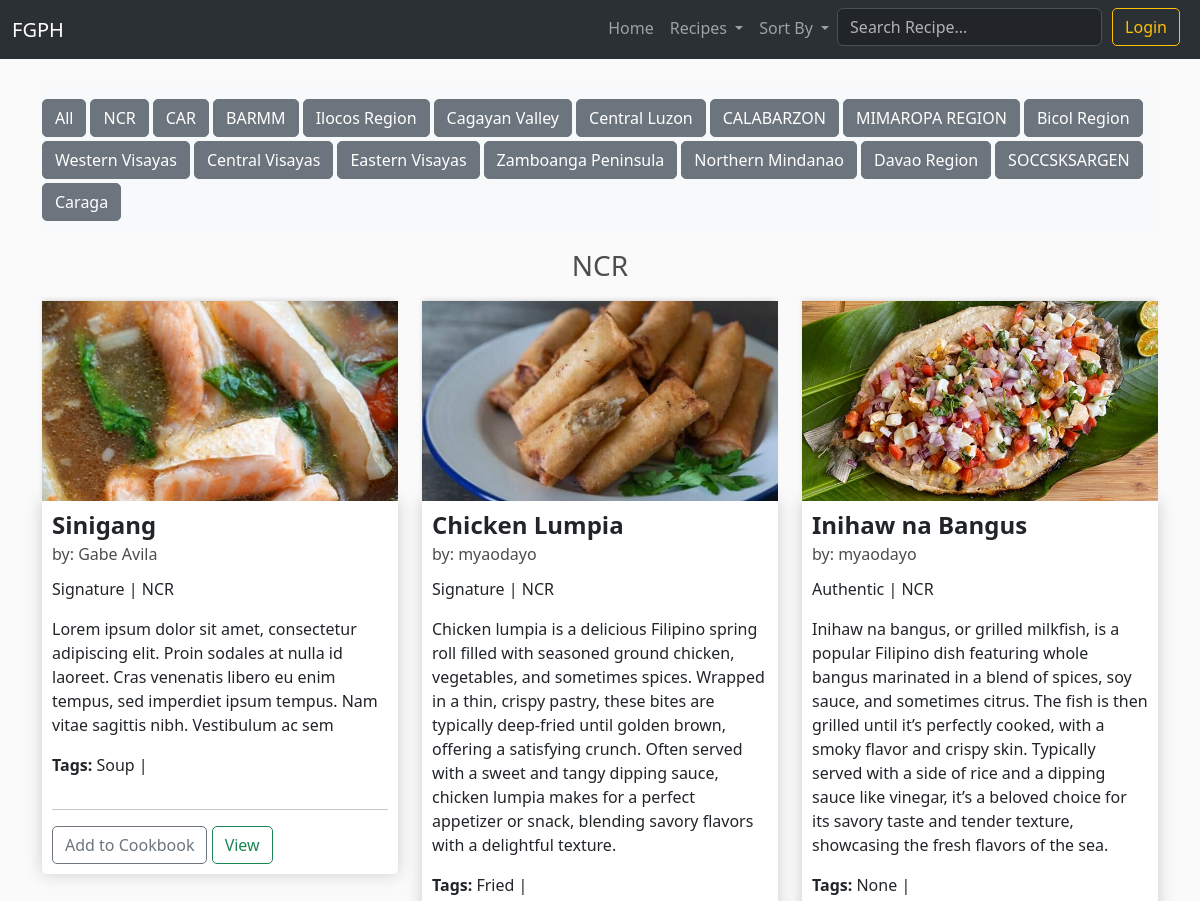
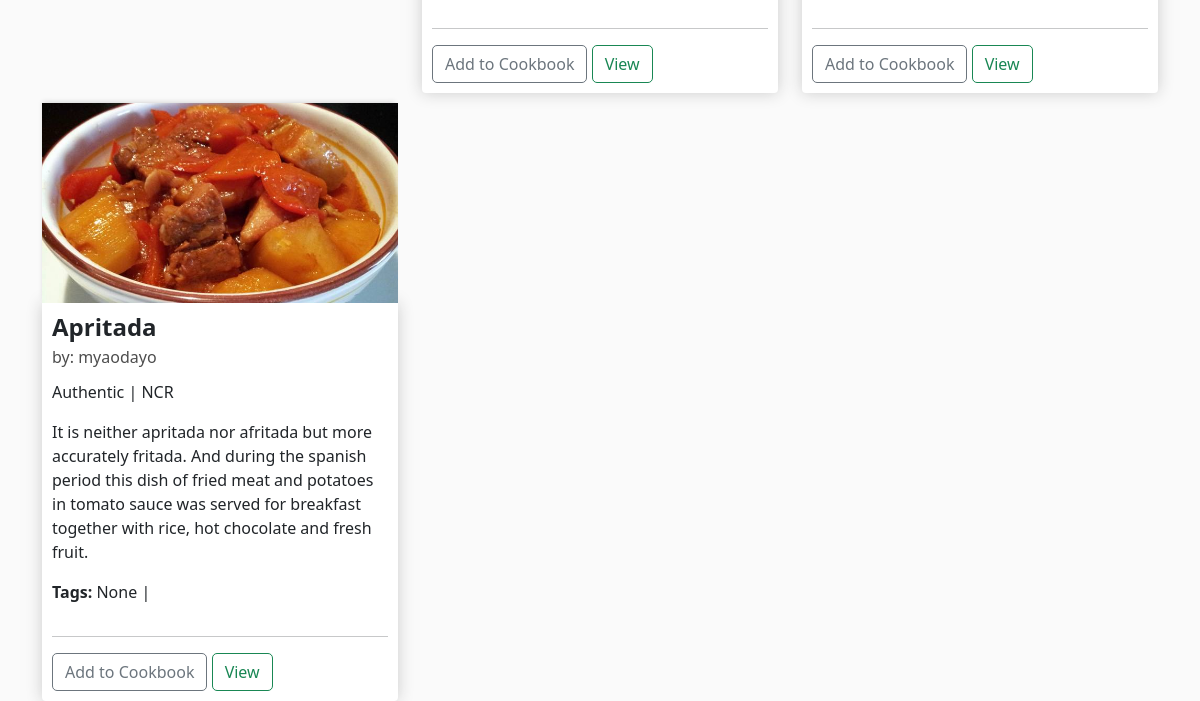
/?region=NCR, run on an earlier commit of the app's database (2 pictures, top to bottom).
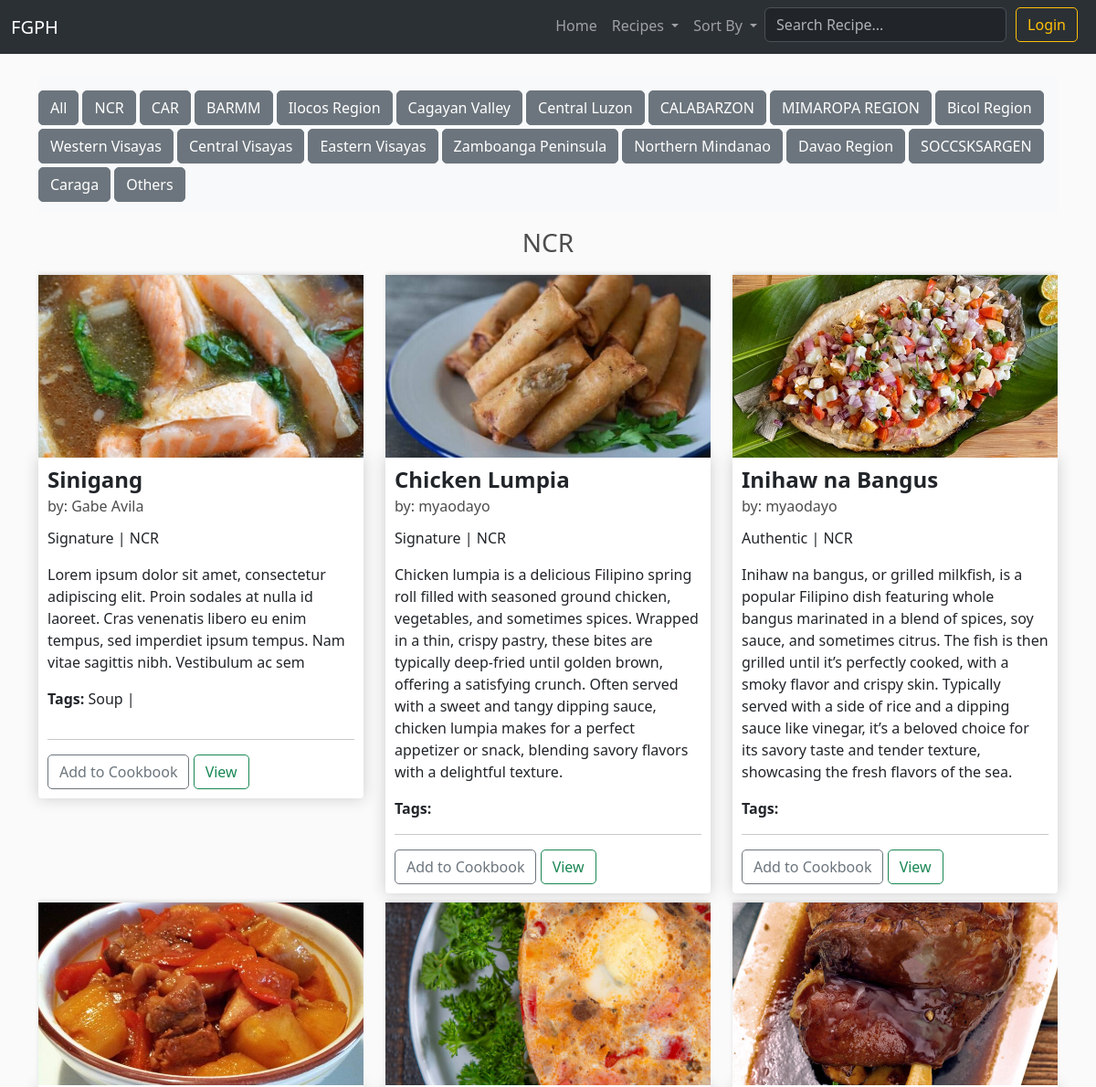
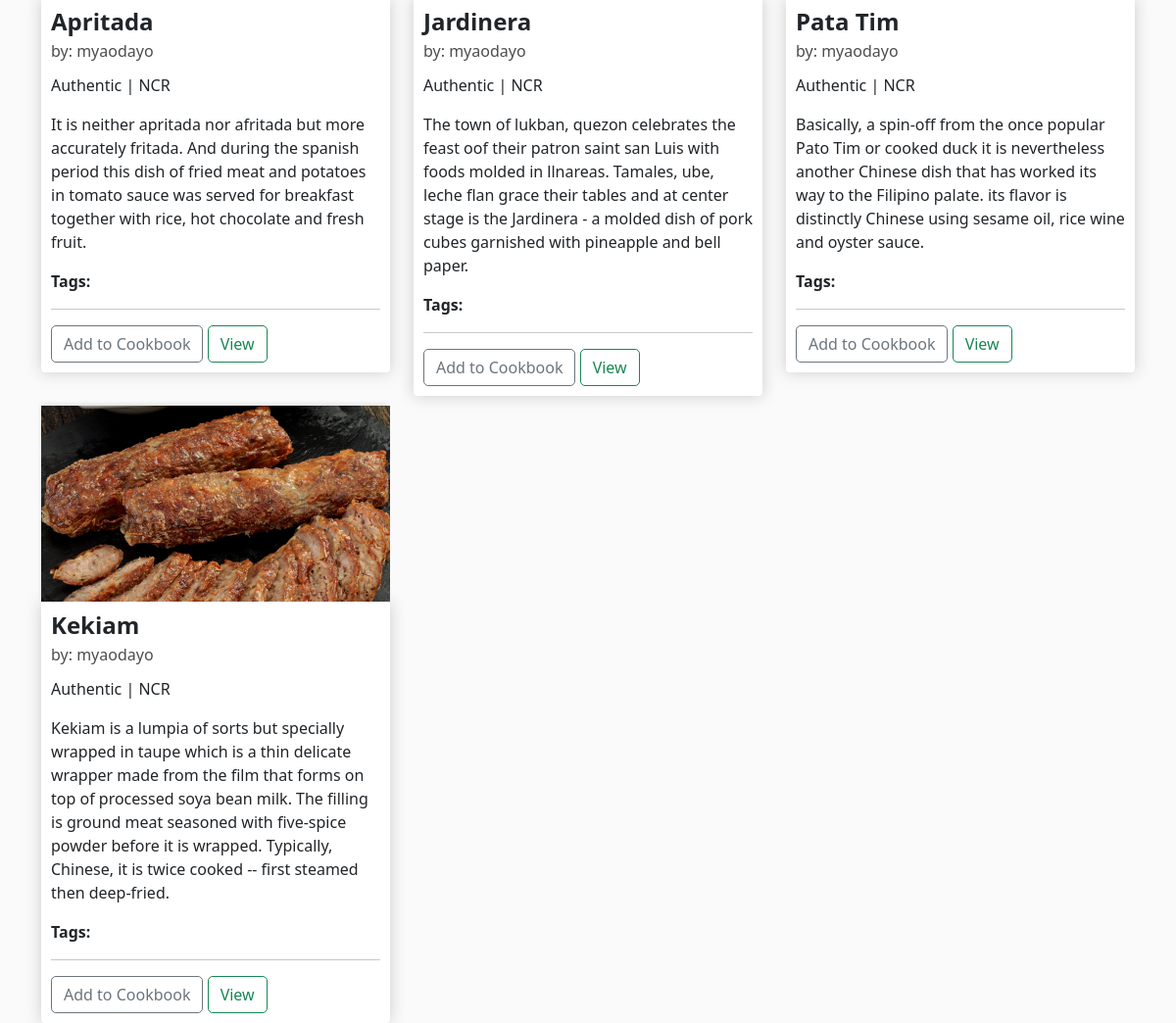
And on a later commit of the database (2 pictures, top to bottom).
### FGPH/models.py (models this page shows, shortened)
class Region(models.Model):
	name = models.CharField(max_length=64, null=True)
	alias = models.CharField(max_length=64, null=True, blank=True)
	order = models.FloatField(null=True, blank=True)
	def __str__(self):
		return self.name

class Recipe(models.Model):
	author = models.ForeignKey(RegisteredUser, null=True, on_delete=models.CASCADE, related_name='recipes')
	name = models.CharField(max_length=64)
	category = models.ForeignKey(Category, null=True, blank=True, on_delete=models.SET_NULL, related_name='recipes')
	tags = models.ManyToManyField(Tag)
	thumbnail = models.ImageField(default='placeholder.png')
	region = models.ForeignKey(Region, null=True, blank=True, on_delete=models.SET_NULL, related_name='recipes')
	description = models.CharField(max_length=700, null=True, blank=True)
	steps = models.JSONField(null=True)
	ingredients = models.JSONField(null=True)
	preparation_time = models.CharField(max_length=64, null=True, blank=True)
	serving_size = models.IntegerField(
		null=True,
		blank=True,
        validators=[
            MaxValueValidator(500),
            MinValueValidator(1)
        ]
    )
	@property
	def recipeTags(self):
		return self.tags.values_list()
	date_created = models.DateTimeField(auto_now_add=True, null=True)
	date_modified = models.DateTimeField(auto_now=True, null=True)
	@property
	def recipeSteps(self):
		return json.loads(self.steps)

class RegisteredUser(models.Model):
	user = models.OneToOneField(User, null=True, blank=True, on_delete=models.CASCADE)
	name = models.CharField(max_length=200, null=True)
	email = models.CharField(max_length=200)
	title = models.CharField(default="", max_length=200, blank=True)
	profile_pic = models.ImageField(default="pfp.png", null=True, blank=True)
	date_created = models.DateTimeField(auto_now_add=True, null=True)
	def __str__(self):
	    return str(self.name)

class Category(models.Model):
	name = models.CharField(max_length=64)
	def __str__(self):
		return self.name
	class Meta:
		verbose_name = "Category"
		verbose_name_plural = "Categories"

class Tag(models.Model):
    name = models.CharField(max_length=64, null=True)

### FGPH/views.py (the view)
# urls.py: path("", views.index, name='home'),
def index(request):
    categories = Category.objects.all()
    regions = Region.objects.all().values().order_by('order')
    if request.user.is_authenticated:
        cookbookAuthor = request.user.registereduser
        cookbook = Cookbook.objects.get(cookbookAuthor=cookbookAuthor)
        pks = cookbook.recipes.values_list('recipe')
        cookbookrecipes = Recipe.objects.filter(id__in=pks)
        print(cookbookrecipes)
    else:
        cookbookrecipes = []
    category = request.GET.get('category')
    region = request.GET.get('region')
    tag = request.GET.get("tag")
    query = request.GET.get("q")
    search = ""
    if category:
        recipes = Recipe.objects.filter(category__name__contains=category)
        search = category
    elif region:
        recipes = Recipe.objects.filter(region__name__contains=region)
        search = region
    elif tag:
        recipes = Recipe.objects.filter(tags__name__contains=tag)
        search = tag
    elif query:
        recipes = Recipe.objects.filter(
            Q(name__icontains=query) | Q(tags__name__icontains=query) | Q(author__name__icontains=query) |
            Q(ingredients__icontains=query) | Q(category__name__icontains=query) | Q(region__name__icontains=query)
            | Q(author__user__username__icontains=query)
        ).distinct()
    else:
        recipes = Recipe.objects.all()
    context = {'recipes': recipes, 'regions': regions, 'categories': categories,
               'cookbookrecipes': cookbookrecipes, 'search': search, 'query': query}
    return render(request, 'FGPH/home.html', context)

### FGPH/templatetags/get_group.py (called while the page is built)
@register.filter(name='has_group')
def has_group(user, group_name):
    return user.groups.filter(name=group_name).exists()

### FGPH/templates/FGPH/home.html (shortened to what this page needs)
{% extends 'FGPH/template.html' %}
{% load static %}
{% block content %}
{% include 'FGPH/sections/regions.html' %}
{% if search %}
<h3 class="mt-3" style="text-align: center;">{{ search }}</h3>
{% elif query %}
<h3 class="mt-3" style="text-align: center;">"{{ query }}"</h3>
{% endif %}
<div class="row">
	{% for recipe in recipes %}
		<div class="col-lg-4">
			<img class="thumbnail" src="{{ recipe.thumbnail.url }}">
			<div class="box-element product">
				<h4 class="card-title"><strong>{{ recipe.name }}</strong></h4>
				<div style="display: inline-flex;">
					<h6 style="line-height: 30px; margin-left: 	0px;">by: {{ recipe.author }}</h6>
				</div>
				<p style="word-wrap: break-word;" class="card-text">{{ recipe.category }} | {{ recipe.region }}</p>
				<p style="word-wrap: break-word;" class="card-text">{{ recipe.description }}</p>
				<div style="display: inline-flex;">
					<p style="word-wrap: break-word;" class="card-text"><strong>Tags:&nbsp;</strong></p>
					{% for id, name in recipe.recipeTags %}
					<p style="word-wrap: break-word;" class="card-text">{{ name }} | &nbsp;</p>
					{% endfor %}
				</div>
				<hr>
				{% if recipe not in cookbookrecipes %}
				<button data-recipe="{{ recipe.id }}" data-action="add" class="btn btn-outline-secondary add-recipe">Add to Cookbook</button>
				{% endif %}
				<a href="{% url 'FGPH:recipe' recipe.id %}" data-recipe="{{ recipe.id }}" class="btn btn-outline-success view-recipe">View</a>
			</div>
		</div>
		{% empty %}
		<h4 class="mt-3" style="text-align: left;">No Results Found...</h4>
	{% endfor %}
</div>
{% endblock content %}

### FGPH/templates/FGPH/template.html (shortened to what this page needs)
<!DOCTYPE html>
{% load static %}
<html lang="en">
<head>
    <link href="https://cdn.jsdelivr.net/npm/bootstrap@5.3.3/dist/css/bootstrap.min.css" rel="stylesheet"></head>
    <link rel="stylesheet" type="text/css" href="{% static 'css/main.css' %}">
    <link rel="stylesheet" href="https://cdn.jsdelivr.net/npm/bootstrap-icons@1.11.3/font/bootstrap-icons.min.css">
<body>
    {% include 'FGPH/sections/navbar.html' %}
    <div class="container">
        <br>
        {% block content %}
        {% endblock content %}
    </div>
</body>
</html>

### FGPH/templates/FGPH/sections/navbar.html (shortened to what this page needs)
{% load get_group %}
<nav class="navbar navbar-expand-lg bg-body-tertiary" data-bs-theme="dark">
  <div class="container-fluid">
    <a class="navbar-brand" href="{% url 'FGPH:home' %}">FGPH</a>
    <div class="collapse navbar-collapse" id="navbarSupportedContent">
      <ul class="navbar-nav ms-auto me-2 mb-2 mb-lg-0">
        <li class="nav-item">
          <a class="nav-link" aria-current="page" href="{% url 'FGPH:home' %}">Home</a>
        </li>
        <li class="nav-item dropdown">
          <a class="nav-link dropdown-toggle" href="#" role="button" data-bs-toggle="dropdown" aria-expanded="false">
            Recipes
          </a>
        </li>
        <li class="nav-item dropdown">
          <a class="nav-link dropdown-toggle" href="#" role="button" data-bs-toggle="dropdown" aria-expanded="false">
            Sort By
          </a>
        </li>
        <li style="margin-right: 10px; margin-bottom: 5px;">
          <form action="{% url 'FGPH:home' %}" method="get">
            <input class="form-control me-2" name="q" type="text" placeholder="Search Recipe..." aria-label="Search">
          </form>
        </li>
        <li>
          <div style="text-align: center;">
            {% if request.user.is_authenticated %}
            <a class="navbar-brand">Hello, {{ request.user.username }}</a>
            {% else %}
            <a href="{% url 'FGPH:login' %}" class="btn btn-outline-warning">Login</a>
            {% endif %}
          </div>
        </li>
      </ul>
    </div>
  </div>
</nav>

### FGPH/templates/FGPH/sections/regions.html (shortened to what this page needs)
<nav class="navbar navbar-expand-lg bg-body-tertiary">
      <div class="collapse navbar-collapse mt-2" id="navbarText">
        <ul id="regionsList" class="nav nav-pills">
            <li class="nav-item">
              <a class="btn btn-secondary me-1 mb-1" aria-current="page" href="{% url 'FGPH:home' %}">All</a>
            </li>
            {% for region in regions %}
            <li class="nav-item">
                <a class="btn btn-secondary me-1 mb-1" data-region="{{ region.name }}" aria-current="page" href="{% url 'FGPH:home' %}?region={{ region.name }}">{{ region.name }}</a>
            </li>
            {% endfor %}
        </ul>
      </div>
  </nav>

### static/css/main.css (style rules this page uses)
body { background-color: hsl(0, 0%, 98%); }
h1,h2,h3,h4,h5,h6 { color:hsl(0, 0%, 30%); }
.box-element { box-shadow:hsl(0, 0%, 80%) 0 0 16px; background-color: #fff; border-radius: 4px; padding: 10px; }
.thumbnail { width: 100%; height: 200px; object-fit: cover; -webkit-box-shadow: -1px -3px 5px -2px rgba(214,214,214,1); -moz-box-shadow: -1px -3px 5px -2px rgba(214,214,214,1); box-shadow: -1px -3px 5px -2px rgba(214,214,214,1); }
.product { border-radius: 0 0 4px 4px; }
.col-lg-4, .col-lg-6, .col-lg-8, .col-lg-12 { margin-top: 10px; }
.btn { border-radius: 5px; }

What changed in the data, as far as the page shows it:
removed Tag: recipeTags "Fried"
added Region: name "Others"
added Recipe: thumbnail (picture), name "Jardinera", author "myaodayo", category "Authentic", region "NCR", description "The town of lukban, quezon celebrates the feast oof their patron saint san Luis with foods molded in llnareas. Tamales, ube, leche flan grace their tables and at center stage is the Jardinera - a molded dish of pork cubes garnished with pineapple and bell paper."
added Recipe: thumbnail (picture), name "Pata Tim", author "myaodayo", category "Authentic", region "NCR", description "Basically, a spin-off from the once popular Pato Tim or cooked duck it is nevertheless another Chinese dish that has worked its way to the Filipino palate. its flavor is distinctly Chinese using sesame oil, rice wine and oyster sauce."
added Recipe: thumbnail (picture), name "Kekiam", author "myaodayo", category "Authentic", region "NCR", description "Kekiam is a lumpia of sorts but specially wrapped in taupe which is a thin delicate wrapper made from the film that forms on top of processed soya bean milk. The filling is ground meat seasoned with five-spice powder before it is wrapped. Typically, Chinese, it is twice cooked -- first steamed then deep-fried."
Also different on the page:
list line gone: "None |"
